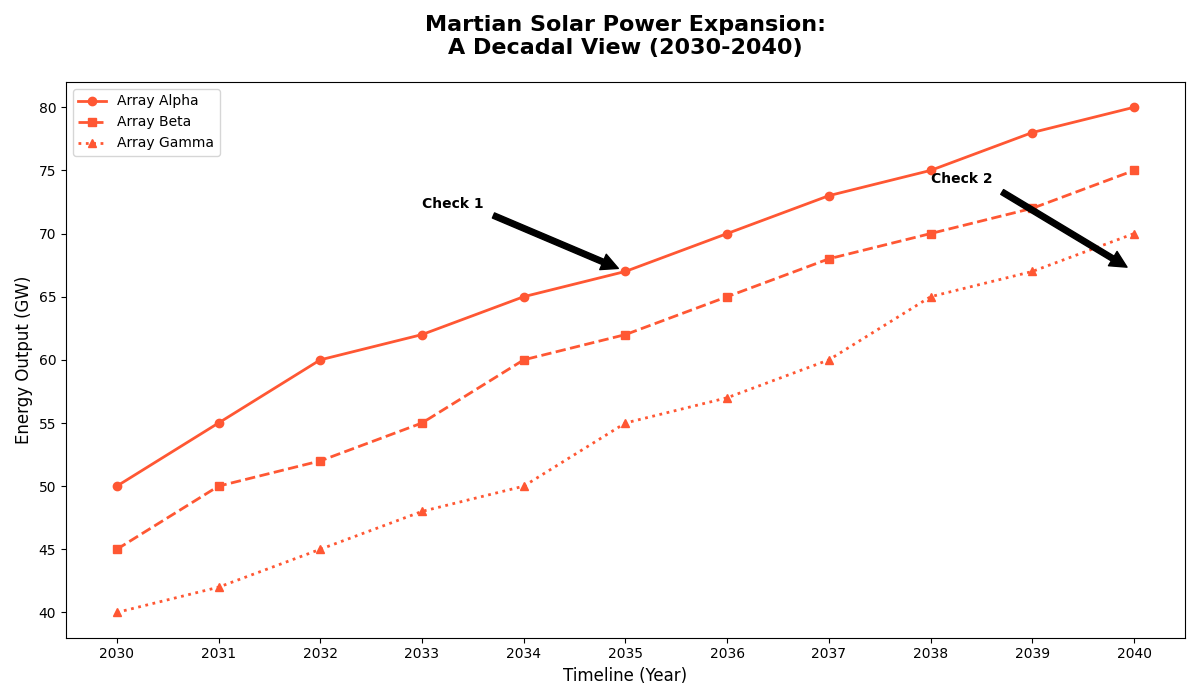

The script that drew this image:
import matplotlib.pyplot as plt
import numpy as np

years = np.arange(2030, 2041)
solar_panels_A = np.array([50, 55, 60, 62, 65, 67, 70, 73, 75, 78, 80])
solar_panels_B = np.array([45, 50, 52, 55, 60, 62, 65, 68, 70, 72, 75])
solar_panels_C = np.array([40, 42, 45, 48, 50, 55, 57, 60, 65, 67, 70])

fig, ax = plt.subplots(figsize=(12, 7))

# Apply a single color across all data groups
consistent_color = '#ff5733'

ax.plot(years, solar_panels_A, linestyle='-', marker='o', color=consistent_color, linewidth=2, markersize=6, label='Array Alpha')
ax.plot(years, solar_panels_B, linestyle='--', marker='s', color=consistent_color, linewidth=2, markersize=6, label='Array Beta')
ax.plot(years, solar_panels_C, linestyle=':', marker='^', color=consistent_color, linewidth=2, markersize=6, label='Array Gamma')

ax.annotate('Check 1', xy=(2035, 67), xytext=(2033, 72),
             arrowprops=dict(facecolor='black', shrink=0.05),
             fontsize=10, fontweight='bold')
ax.annotate('Check 2', xy=(2040, 67), xytext=(2038, 74),
             arrowprops=dict(facecolor='black', shrink=0.05),
             fontsize=10, fontweight='bold')

ax.set_title('Martian Solar Power Expansion:\nA Decadal View (2030-2040)', fontsize=16, fontweight='bold', pad=20)
ax.set_xlabel('Timeline (Year)', fontsize=12)
ax.set_ylabel('Energy Output (GW)', fontsize=12)

ax.set_xticks(years)
ax.set_yticks(np.arange(40, 85, step=5))

ax.legend()

plt.tight_layout()
plt.show()
